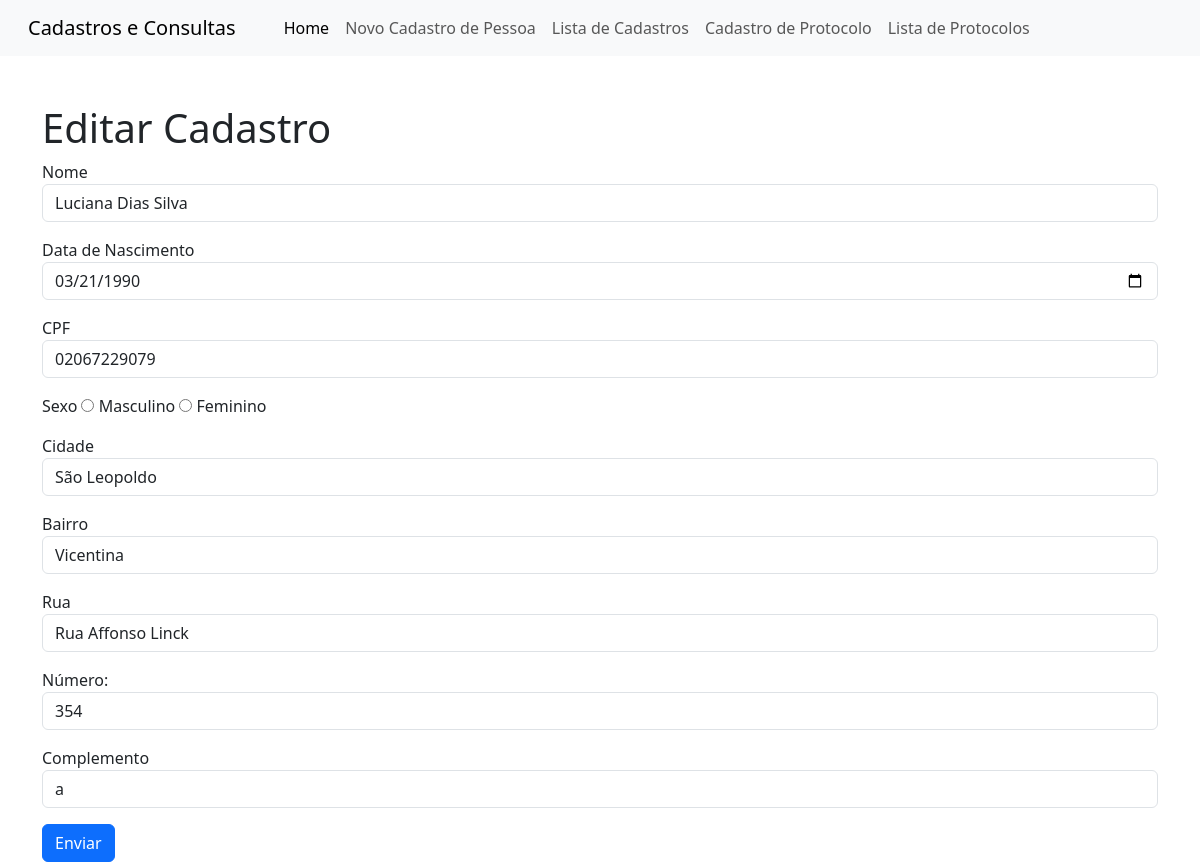
Page /?page=editar&id=2 on the committed database.
### tables this page shows
CREATE TABLE `pessoa` (
  `id` int(10) UNSIGNED NOT NULL,
  `nome` varchar(45) NOT NULL,
  `data_nascimento` date NOT NULL,
  `cpf` varchar(11) NOT NULL,
  `sexo` varchar(9) NOT NULL,
  `cidade` varchar(30) DEFAULT NULL,
  `bairro` varchar(20) DEFAULT NULL,
  `rua` varchar(45) DEFAULT NULL,
  `numero` varchar(6) DEFAULT NULL,
  `complemento` varchar(15) DEFAULT NULL
);

### editar-cadastro.php (the view, shortened to what this page needs)
<h1>Editar Cadastro</h1>
    <?php
        $sql = "SELECT * FROM pessoa WHERE id=".    $_REQUEST["id"];
        $res = $conn->query($sql);
        $row = $res->fetch_object();
    ?>
<form action="salvar-cadastro.php" method="POST">
    <div class="mb-3">
        <label>Nome</label>
        <input type="text" name="nome" value="<?php print $row->nome; ?>" class="form-control" required>
    </div>
    <div class="mb-3">
        <label>Data de Nascimento</label>
        <input type="date" name="data_nasc" value="<?php print $row->data_nascimento; ?>" class="form-control" required>
    </div>
    <div class="mb-3">
        <label>CPF</label>
        <input type="number" name="cpf" value="<?php print $row->cpf; ?>" class="form-control" required>
    </div>
    <div class="mb-3">
        <label>Sexo</label>
        <input type="radio" id="masculino" name="sexo" value="masculino" required>
        <label for="masculino">Masculino</label>
    <input type="radio" id="feminino" name="sexo" value="feminino" required>
        <label for="masculino">Feminino</label></div>
    <div class="mb-3">
        <label>Cidade</label>
        <input type="text" name="cidade" value="<?php print $row->cidade; ?>" class="form-control">
    </div>
    <div class="mb-3">
        <label>Bairro</label>
        <input type="text" name="bairro" value="<?php print $row->bairro; ?>" class="form-control">
    </div>
    <div class="mb-3">
        <label>Rua</label>
        <input type="text" name="rua" value="<?php print $row->rua; ?>" class="form-control">
    </div>
    <div class="mb-3">
        <label>Número:</label>
        <input type="number" name="numero" value="<?php print $row->numero; ?>" class="form-control">
    </div>
    <div class="mb-3">
        <label>Complemento</label>
        <input type="text" name="complemento" value="<?php print $row->complemento; ?>" class="form-control">
    </div>
    <div>
    <button type="submit" class="btn btn-primary">Enviar</button>
    </div>
</form>

### rows in the picture
pessoa: nome "Luciana Dias Silva", data_nasc "03/21/1990", cpf "02067229079", cidade "São Leopoldo", bairro "Vicentina", rua "Rua Affonso Linck", numero "354", complemento "a"
